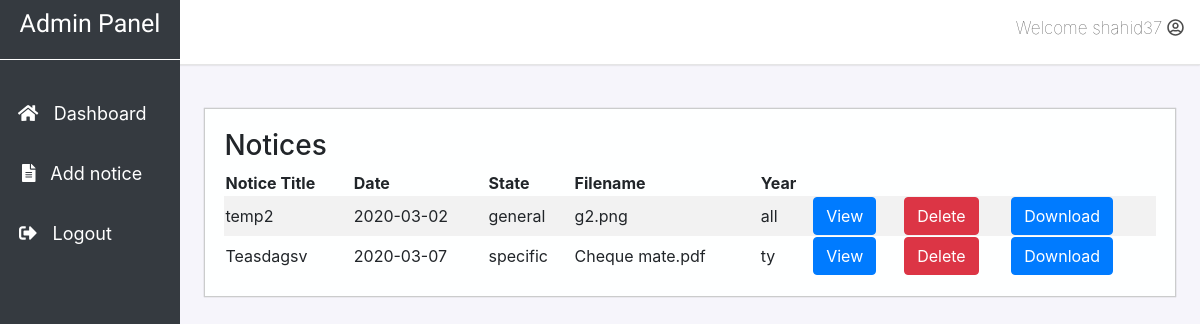
The app's page /views/index.php (signed in) with its own data.
### tables this page shows
CREATE TABLE `notice_tb` (
  `nt_id` int(11) NOT NULL,
  `ad_id` int(11) DEFAULT NULL,
  `nt_title` varchar(255) DEFAULT NULL,
  `nt_description` varchar(255) DEFAULT NULL,
  `nt_date` date DEFAULT NULL,
  `nt_docPath` varchar(255) DEFAULT NULL,
  `nt_noticeState` varchar(255) DEFAULT NULL,
  `nt_filename` varchar(255) NOT NULL,
  `nt_year` varchar(255) DEFAULT NULL,
  `nt_course` varchar(255) NOT NULL
);

### views/index.php (the view, shortened to what this page needs)
<?php include 'header.php' ?>
<?php  include 'sidebar.php'?>
<?php include '../config/connection.php' ?>
        <div class="right-container">
            <div class="info-table-main">
                <h3 class="table-header">Notices</h3>
                <table class="main-table">
                    <tr>
                      <th>Notice Title</th>
                      <th>Date</th>
                      <th>State</th>
                      <th>Filename</th>
                      <th>Year</th>
                      <th></th>
                      <th></th>
                      <th></th>
                    </tr>
                    <?php
                    $query = "SELECT * from notice_tb where ad_id ='$adminId'";
                    $result = mysqli_query($con,$query);
                    $count = mysqli_num_rows($result);
                    if($count > 0){
                        while($count != 0 ){
                            $row = mysqli_fetch_assoc($result);
                            $title = $row['nt_title'];
                            $date = $row['nt_date'];
                            $state = $row['nt_noticeState'];
                            $filename  = $row['nt_filename'];
                            $year = $row['nt_year'];
                            $id = $row ['nt_id'];
                            $path = $row['nt_docPath'];
                    ?>
                    <tr>
                        <td>
                            <?php echo $title; ?>
                        </td>
                        <td>
                        <?php echo $date; ?>
                        </td>
                        <td>
                        <?php echo $state; ?>
                        </td>
                        <td>
                        <?php echo $filename; ?>
                        </td>
                        <td>
                            <?php echo $year; ?>
                        </td>
                        <td>
                           <a href="<?php echo $path;  ?>"><button class="btn btn-primary" name="btnView" type="submit">View</button></a>
                        </td>
                        <td><button class="btn btn-danger" value="<?php echo $id; ?>">Delete</button></td>
                        <td>
                            <form action="../module/download.php" method="POST">
                                <button class="btn btn-primary" type="submit" name="btnDownload">Download</button>
                            </form>
                            </td>
                    </tr>
                    <?php
                           $count--; }
                        }
                        else{
                            echo "No records to show";
                        }
                    ?>
                  </table>
            </div>
        </div>
        </div>
</body>
</html>

### views/header.php (shortened to what this page needs)
<?php
    $adminId = $_SESSION['adminId'];
?>
<!DOCTYPE html>
<html lang="en">
<head>
    <link rel="stylesheet" href="https://maxcdn.bootstrapcdn.com/bootstrap/4.4.1/css/bootstrap.min.css">
    <link rel="stylesheet" href="css/style.css">
    <link rel="stylesheet" href="css/all.css">
</head>

### views/sidebar.php
<body>
      <div class="navbar navbar-expand-sm navbar-custom">
            <ul class="navbar-nav ml-auto">
                <li class="nav-item">
                   <h6 class="welcome">  Welcome <span><?php echo $_SESSION['adminDetail'];  ?></span> <i class="far fa-user-circle"></i></h6>
                </li>
            </ul>
     </div>
     <div class="main-panel-cont" id="beforeScroll">
        <div class="left-container">
            <ol class="left-item-cont text-center">
                 <li class="header-wrapper">
                    <h3 class="navbar-header">Admin Panel</h3>
                </li>
                <li class="hover-style">
                    <i class="fas fa-home icon"></i>
                    <div class="align-cont">
                        <a href="index.php" class="item-inner">Dashboard</a>
                    </div></li>
                <li class="hover-style">
                    <i class="fas fa-file-alt icon"></i>
                    <div class="align-cont">
                        <a href="add_notice.php" class="item-inner">Add notice</a>
                    </div>
                </li>
                <li class="hover-style">
                    <i class="fas fa-sign-out-alt icon"></i>
                    <div class="align-cont">
                        <a href="../module/logout.php" class="item-inner">Logout</a>
                    </div>
                </li>
            </ol>
        </div>

### views/css/style.css (style rules this page uses)
html,body { margin: 0; padding: 0; height: 100%; min-height: 100%; background-color: #F6F5FB; }
a { color: #222222; text-decoration: none; }
.navbar { height: 65px; }
.navbar-custom { background-color: #ffffff; border-bottom: 1px solid rgba(0,0,0,0.1); box-shadow: 0 0 2px 0 rgba(0, 0, 0, 0.2); position: sticky; top: 0; z-index: 1; }
.navbar-header { display: inline-block; width: 100%; height: 100%; padding: 5%; font-family: 'Arimo', sans-serif; color: (255, 255, 255); font-size: 25px; text-shadow: 0 0 12px 0 rgba(0, 0, 0, 0.2); }
.header-wrapper { border-bottom: 1px solid #ffffff; margin-bottom: 10%; }
.welcome { color: rgba(0, 0, 0, 0.7); font-weight: lighter; font-size: 17px; }
.main-panel-cont { width: 100%; height: auto; display: flex; flex-direction: row; }
.left-container { width: 15%; height: 100%; position: fixed; top: 0; left: 0; background-color: rgb(53,58,64); color: #ffffff; z-index: 10; }
.right-container { width: 85%; height: 100%; padding: 2%; margin-left: 15%; }
.left-item-cont { list-style-type: none; padding: 0; }
.left-item-cont li { width: 100%; height: 60px; font-size: 18px; align-content: center; }
.left-item-cont li a { text-decoration: none; color: #ffffff; }
.icon { margin-right: 10px; margin-top: 15px; }
.align-cont { text-align-last: left; margin: 0 auto; display: inline-block; width: 60%; }
.info-table-main { width: 100%; height: auto; padding: 2%; margin-top: 2%; background-color: #FEFFFF ; border: 1px solid rgba(0, 0, 0, 0.2); box-shadow: 0 0 1px 0 rgba(0,0,0,0.3); }
.main-table { width: 100%; height: auto; padding: 2%; }
tr:nth-child(even) { background-color: #f2f2f2; }

### views/css/all.css (style rules this page uses)
.fa-file-alt:before { content: "\f15c"; }
.fa-home:before { content: "\f015"; }
.fa-sign-out-alt:before { content: "\f2f5"; }
.fa-user-circle:before { content: "\f2bd"; }

### records on screen
notice_tb: nt_title "temp2", nt_date "2020-03-02", nt_noticeState "general", nt_filename "g2.png", nt_year "all", $id 41 (drawn)
notice_tb: nt_title "Teasdagsv", nt_date "2020-03-07", nt_noticeState "specific", nt_filename "Cheque mate.pdf", nt_year "ty", $id 42 (drawn)

### other values on screen
$_SESSION['adminDetail'] "shahid37"
